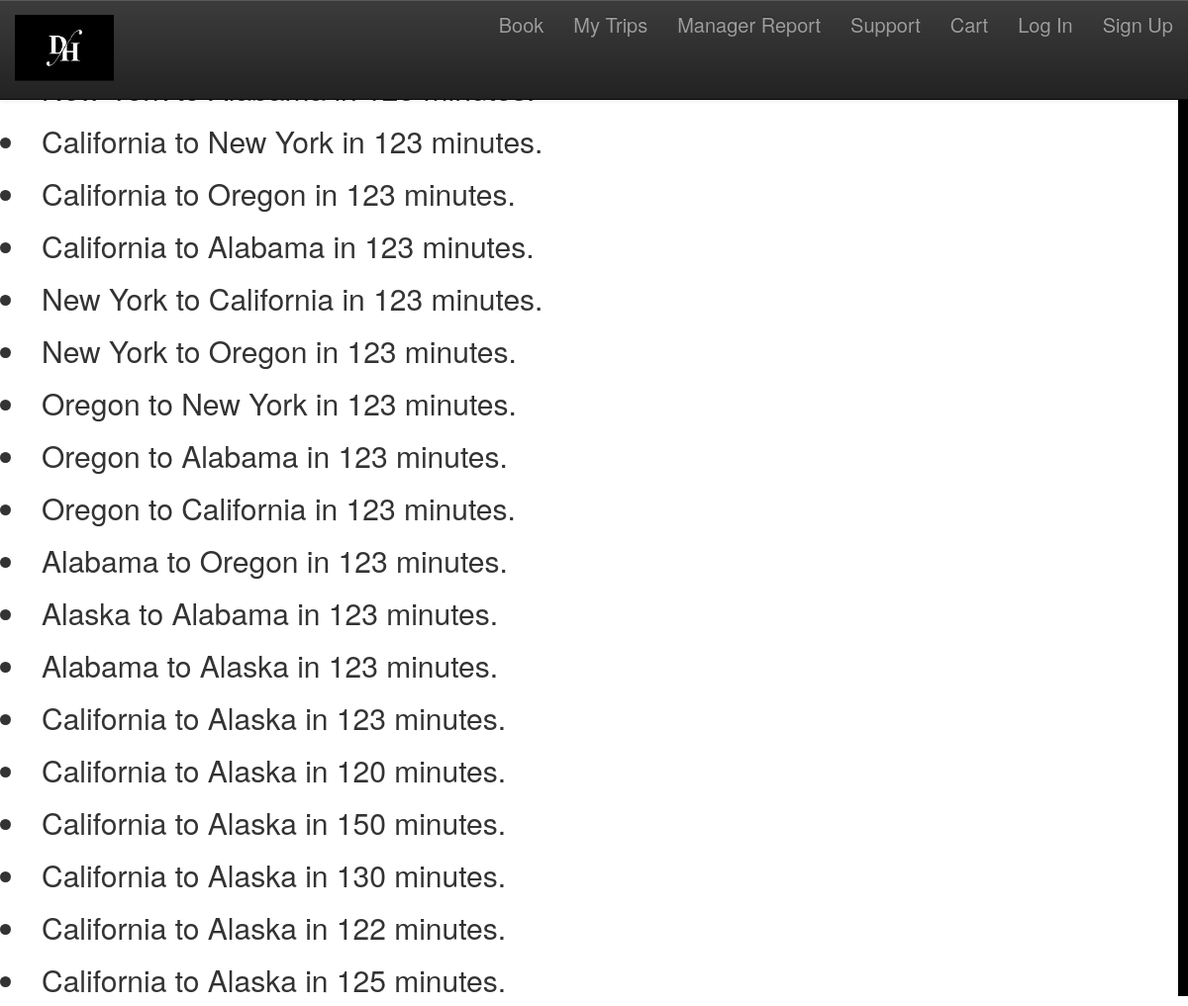
The page /report/ on the database its author committed.
### flights/models.py (models this page shows, shortened)
class Flight(models.Model):
    origin = models.CharField(max_length=64)
    destination = models.CharField(max_length=64)
    duration = models.IntegerField()
    seats = 24
    def __str__(self):
        return f"{self.origin} to {self.destination} in {self.duration} minutes."

### dh_airline/views.py (the view)
# urls.py: path('report/', views.ManagerReport.as_view(), name = 'managerreport')
class ManagerReport(ListView):
    model = models.Flight
    context_object_name = 'flights'
    template_name = 'managerreport.html'

### templates/managerreport.html
{% extends 'base.html' %}
{% block content %}
{% load static %}
<link rel="stylesheet" href="{% static "css/manager.css" %}"></link>
{% for flight in flights %}
          <h2><li>{{ flight}}</li></h2>
        {% endfor %}
</body>
</html>
{% endblock content %}

### templates/base.html (shortened to what this page needs)
<!DOCTYPE html>
{% load static %}
<html lang="en" dir="ltr">
  <head>
      <link rel="stylesheet" href="https://stackpath.bootstrapcdn.com/bootstrap/3.4.1/css/bootstrap.min.css">
    <link rel="stylesheet" href="https://maxcdn.bootstrapcdn.com/bootstrap/3.3.7/css/bootstrap-theme.min.css">
        <link rel="stylesheet" href="{% static 'css/base.css'%}">
  </head>
  <body>
      <nav class="navbar navbar-default navbar-inverse navbar-fixed-top">
        <div class="container-fluid">
          <div class="navbar-header">
            <a class="navbar-brand" href="{% url 'homepage' %}"><img src="{% static "images/DH_LOGO.png" %}" style="width: 100px; margin-top:15px;"> </a>
           </div>
          <div class="collapse navbar-collapse" id="bs-example-navbar-collapse-1">
            <ul class="nav navbar-nav navbar-right">
              <li><a href="{% url 'flights:bookpage' %}">Book</a> </li>
              <li><a href="{% url 'mytrips' %}">My Trips</a> </li>
              <li><a href="{% url 'managerreport' %}">Manager Report</a> </li>
              <li><a href="">Support</a></li>
              <li><a href="{% url 'cart:cartpage' %}">Cart</a></li>
              {% if user.is_authenticated %}
              <li><a href="{% url 'accounts:logout' %}">Log Out</a> </li>
              <li><a href="{% url 'accounts:account' %}">Edit Account</a> </li>
              {% else %}
              <li><a href="{% url 'accounts:login' %}">Log In</a> </li>
              <li><a href="{% url 'accounts:signup' %}">Sign Up</a> </li>
              {% endif %}
            </ul>
          </div>
        </div>
      </nav>
      {% block content %}
      {% endblock %}
  </body>
</html>

### static/css/base.css (style rules this page uses)
body { background-size: cover ; background-repeat: no-repeat; border-right: 10px solid black; }
.navbar-brand, .navbar-right li a { line-height: 50px; height: 100px; padding-top: 0; font-size: 20px; }
.navbar { background-color: rgba(0,0,0,0.65); }

### rows shown on the page
Flight: origin+destination+duration "New York to California in 123 minutes."
Flight: origin+destination+duration "New York to Alabama in 123 minutes."
Flight: origin+destination+duration "California to New York in 123 minutes."
Flight: origin+destination+duration "California to Oregon in 123 minutes."
Flight: origin+destination+duration "California to Alabama in 123 minutes."
Flight: origin+destination+duration "New York to California in 123 minutes."
Flight: origin+destination+duration "New York to Oregon in 123 minutes."
Flight: origin+destination+duration "Oregon to New York in 123 minutes."
Flight: origin+destination+duration "Oregon to Alabama in 123 minutes."
Flight: origin+destination+duration "Oregon to California in 123 minutes."
Flight: origin+destination+duration "Alabama to Oregon in 123 minutes."
Flight: origin+destination+duration "Alaska to Alabama in 123 minutes."
Flight: origin+destination+duration "Alabama to Alaska in 123 minutes."
Flight: origin+destination+duration "California to Alaska in 123 minutes."
Flight: origin+destination+duration "California to Alaska in 120 minutes."
Flight: origin+destination+duration "California to Alaska in 150 minutes."
Flight: origin+destination+duration "California to Alaska in 130 minutes."
Flight: origin+destination+duration "California to Alaska in 122 minutes."
Flight: origin+destination+duration "California to Alaska in 125 minutes."
